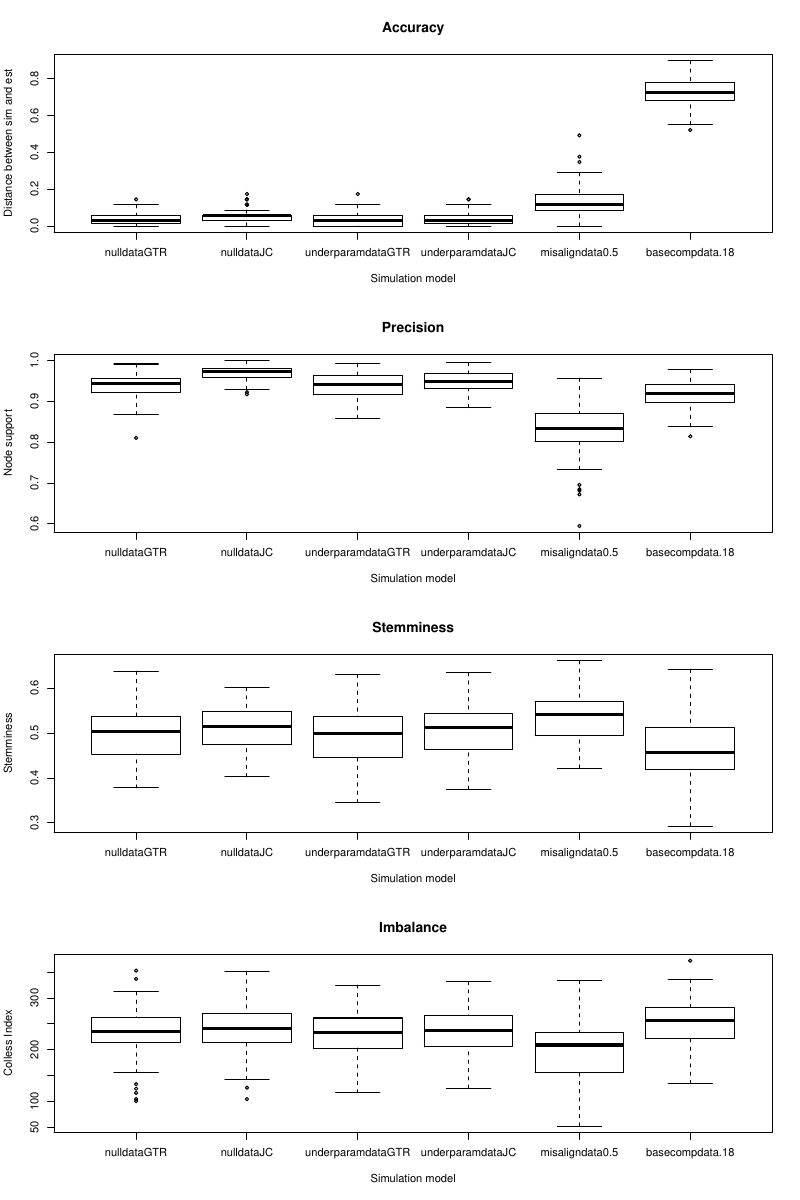

Write R code to recreate this figure.
load("simulation_metrics.Rdata")

pdf("simulation_metrics_boxplot.pdf", height = 12, width = 8)
par(mfrow = c(4,1))
boxplot(simulation_metrics$accuracymat, use.cols = T, xlab = "Simulation model", ylab = "Distance between sim and est", main = "Accuracy")
boxplot(simulation_metrics$precisionmat, use.cols = T, xlab = "Simulation model", ylab = "Node support", main = "Precision")
boxplot(simulation_metrics$steminessmat, use.cols = T, xlab = "Simulation model", ylab = "Stemminess", main = "Stemminess")
boxplot(simulation_metrics$imbalmat, use.cols = T, xlab = "Simulation model", ylab = "Colless Index", main = "Imbalance")
dev.off()